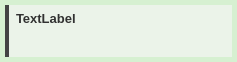
<?xml version="1.0" encoding="UTF-8"?>
<ui version="4.0">
 <class>ReplyImageMessage</class>
 <widget class="QWidget" name="ReplyImageMessage">
  <property name="geometry">
   <rect>
    <x>0</x>
    <y>0</y>
    <width>237</width>
    <height>62</height>
   </rect>
  </property>
  <property name="maximumSize">
   <size>
    <width>16777215</width>
    <height>112</height>
   </size>
  </property>
  <property name="windowTitle">
   <string>Form</string>
  </property>
  <property name="styleSheet">
   <string notr="true">background-color:rgb(214, 240, 209);</string>
  </property>
  <layout class="QGridLayout" name="gridLayout">
   <property name="leftMargin">
    <number>0</number>
   </property>
   <property name="topMargin">
    <number>0</number>
   </property>
   <property name="rightMargin">
    <number>0</number>
   </property>
   <property name="bottomMargin">
    <number>0</number>
   </property>
   <property name="spacing">
    <number>0</number>
   </property>
   <item row="0" column="0">
    <widget class="QWidget" name="widget" native="true">
     <property name="styleSheet">
      <string notr="true">background-color:rgb(214, 240, 209);
</string>
     </property>
     <layout class="QGridLayout" name="gridLayout_2">
      <property name="leftMargin">
       <number>5</number>
      </property>
      <property name="topMargin">
       <number>5</number>
      </property>
      <property name="rightMargin">
       <number>5</number>
      </property>
      <property name="bottomMargin">
       <number>5</number>
      </property>
      <property name="spacing">
       <number>0</number>
      </property>
      <item row="0" column="0">
       <widget class="QWidget" name="ReplyContainer" native="true">
        <property name="styleSheet">
         <string notr="true">QWidget#ReplyContainer {
    border-left: 4px solid rgb(67, 67, 67);
    background-color: #EBF3E9;
}

QWidget#ReplyContainer QLabel {
    background: transparent; 
    padding-left: 8px;
    /* important: so labels don’t paint over */
    color: black;
}

QWidget#ReplyContainer:hover {
    background-color: white;
}

QWidget#ReplyContainer:hover QLabel {
    /* labels stay transparent, text turns white */
    color: white;
}
</string>
        </property>
        <layout class="QHBoxLayout" name="horizontalLayout_4">
         <property name="spacing">
          <number>0</number>
         </property>
         <property name="leftMargin">
          <number>0</number>
         </property>
         <property name="topMargin">
          <number>0</number>
         </property>
         <property name="rightMargin">
          <number>0</number>
         </property>
         <property name="bottomMargin">
          <number>0</number>
         </property>
         <item>
          <layout class="QVBoxLayout" name="verticalLayout_2">
           <property name="spacing">
            <number>0</number>
           </property>
           <item>
            <widget class="QLabel" name="Sender">
             <property name="maximumSize">
              <size>
               <width>16777215</width>
               <height>30</height>
              </size>
             </property>
             <property name="styleSheet">
              <string notr="true">color:rgb(50, 50, 50);
font-size:10pt;
font-weight:bold;</string>
             </property>
             <property name="text">
              <string>TextLabel</string>
             </property>
            </widget>
           </item>
           <item>
            <widget class="QLabel" name="Content">
             <property name="maximumSize">
              <size>
               <width>16777215</width>
               <height>100</height>
              </size>
             </property>
             <property name="styleSheet">
              <string notr="true">color:rgb(100, 100, 100);
font-size:8pt;
font-weight:bold;
</string>
             </property>
             <property name="text">
              <string/>
             </property>
            </widget>
           </item>
          </layout>
         </item>
        </layout>
       </widget>
      </item>
     </layout>
    </widget>
   </item>
  </layout>
 </widget>
 <resources/>
 <connections/>
</ui>
